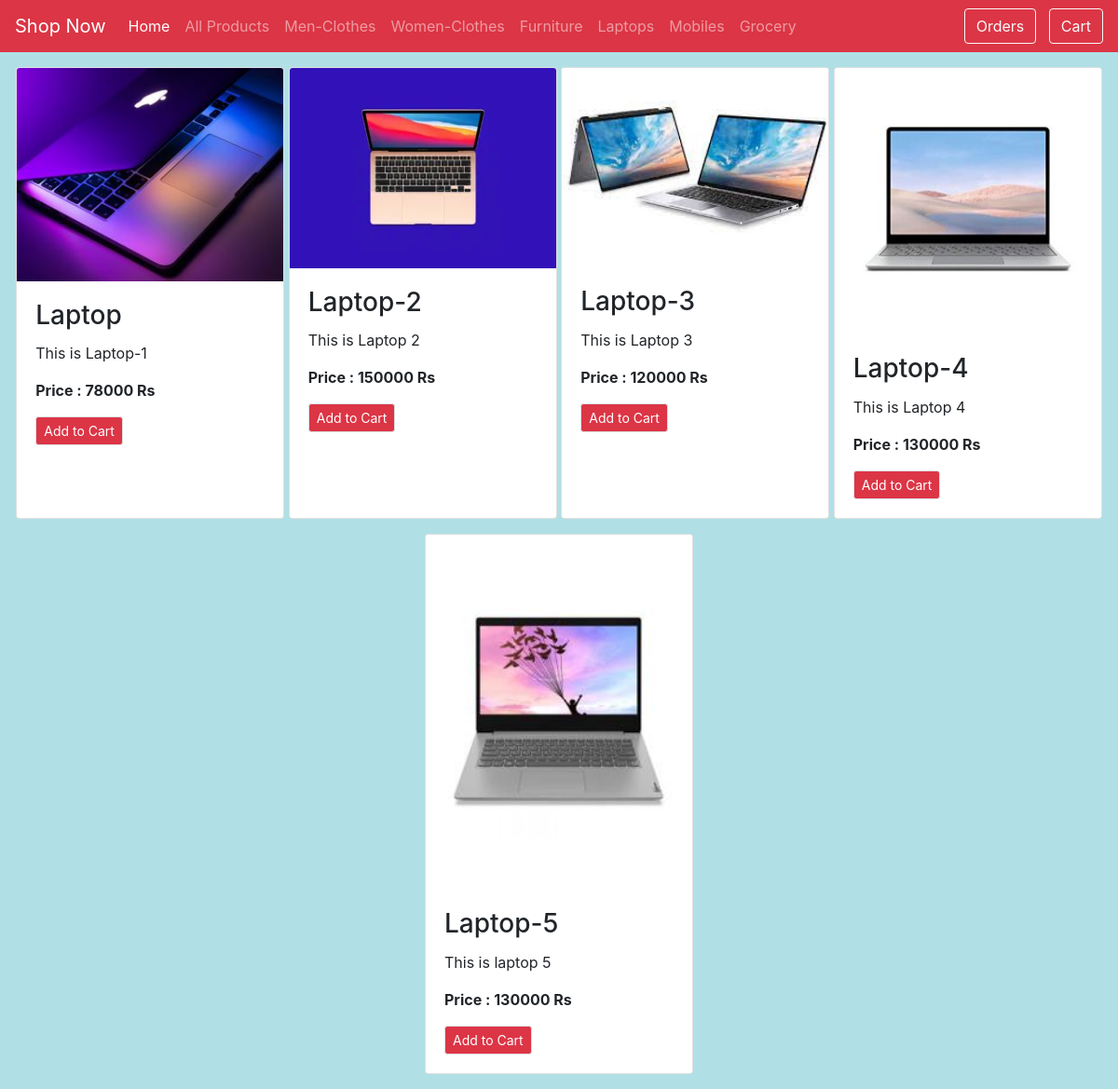
The page /laptops/ on the database its author committed.
### user/models.py (models this page shows, shortened)
class Product(models.Model):
    name = models.CharField(max_length=60)
    price= models.IntegerField(default=0)
    category= models.ForeignKey(Category,on_delete=models.CASCADE, default=1)
    description= models.CharField(max_length=250, default='', blank=True, null= True)
    image= models.ImageField(upload_to='media/products/')

### user/views.py (the view)
# urls.py: path('laptops/', views.Laptops, name = 'laptops'),
def Laptops(request):
    prods = Product.objects.filter(category=6)
    return render(request, 'user/shop.html', { 'products': prods })

### user/templates/user/shop.html (shortened to what this page needs)
<!doctype html>
<html lang="en">
  <head>
    <link rel="stylesheet" href="https://cdn.jsdelivr.net/npm/bootstrap@4.3.1/dist/css/bootstrap.min.css">
  </head>
<body style="background-color:powderblue;">
    <nav class="navbar navbar-expand-lg navbar-dark bg-danger">
        <a class="navbar-brand" href="#">Shop Now</a>
        <div class="collapse navbar-collapse" id="navbarSupportedContent">
            <ul class="navbar-nav mr-auto">
                <li class="nav-item active">
                <a class="nav-link" href="/home">Home <span class="sr-only">(current)</span></a>
                </li>
                <li class="nav-item">
                <a class="nav-link" href="/shop">All Products</a>
                </li>
                <li class="nav-item">
                    <a class="nav-link" href="/men-clothes">Men-Clothes</a>
                </li>
                <li class="nav-item">
                    <a class="nav-link" href="/women-clothes">Women-Clothes</a>
                </li>
                <li class="nav-item">
                    <a class="nav-link" href="/kids-clothes">Furniture</a>
                </li>
                <li class="nav-item">
                    <a class="nav-link" href="/laptops">Laptops</a>
                </li>
                <li class="nav-item">
                    <a class="nav-link" href="/mobiles">Mobiles</a>
                </li>
                <li class="nav-item">
                    <a class="nav-link" href="/grocery">Grocery</a>
                </li>
            </ul>
            <form class="form-inline  my-lg-0">
                <ul class="navbar-nav mr-auto">
                    <a class="btn btn-outline-light me-2" href="#">Orders</a>
                    <a class="btn btn-outline-light me-2" href="#">Cart</a>
                </ul>
            </form>
        </div>
      </nav>
<div class="container-fluid mt-3">
    <div class = "row mx-auto">
        {% for product in products %}
        <div class="card mx-auto mb-3" style="width: 18rem;">
            <img src="{{product.image.url}}" class="card-img-top" alt="...">
            <div class="card-body">
            <h3 class="card-title">{{product.name}}</h3>
            <p class="card-text">{{product.description}}</p>
            <p class="card-text"><b>Price :  {{product.price}} Rs</b></p>
            <a href="#" class="btn btn-danger border btn-sm">Add to Cart</a>
            </div>
        </div>
        {% endfor %}
    </div>
</div>
</body>
</html>

### rows shown on the page
Product: image (picture), name "Laptop", description "This is Laptop-1", price "78000"
Product: image (picture), name "Laptop-2", description "This is Laptop 2", price "150000"
Product: image (picture), name "Laptop-3", description "This is Laptop 3", price "120000"
Product: image (picture), name "Laptop-4", description "This is Laptop 4", price "130000"
Product: image (picture), name "Laptop-5", description "This is laptop 5", price "130000"
